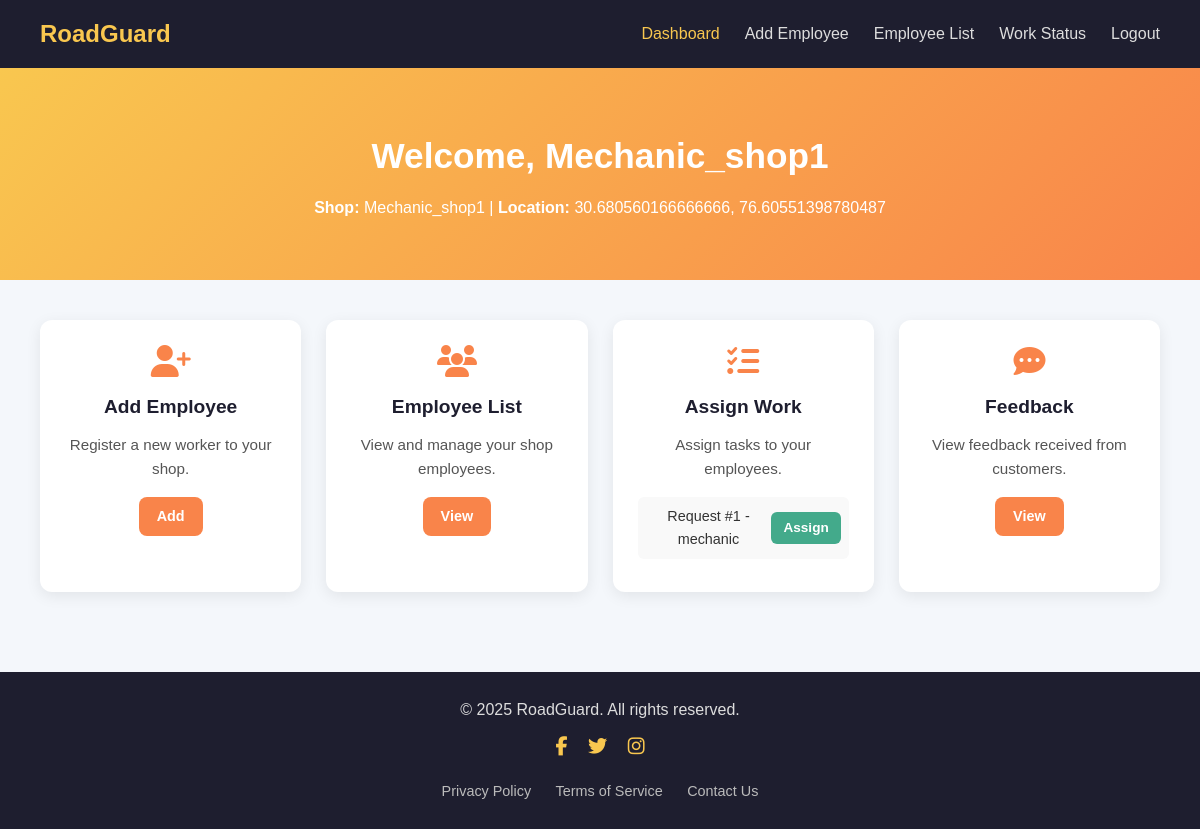
/mechanic/dashboard (signed in), run on the app's committed database.
### tables this page shows
CREATE TABLE mechanic_shops (
    id INTEGER PRIMARY KEY AUTOINCREMENT,
    mechanic_id INTEGER NOT NULL,
    shop_name TEXT NOT NULL,
    shop_address TEXT NOT NULL,
    phone TEXT NOT NULL,
    service_provided TEXT,
    latitude REAL,
    longitude REAL,
    FOREIGN KEY (mechanic_id) REFERENCES mechanics (id)
);

CREATE TABLE service_requests (
    id INTEGER PRIMARY KEY AUTOINCREMENT,
    customer_id INTEGER NOT NULL,
    shop_id INTEGER,
    name TEXT NOT NULL,
    phone TEXT NOT NULL,
    issue TEXT NOT NULL,
    service_type TEXT NOT NULL,
    location TEXT NOT NULL,
    status TEXT DEFAULT 'Pending',
    created_at TIMESTAMP DEFAULT CURRENT_TIMESTAMP,
    FOREIGN KEY (customer_id) REFERENCES customers(id) ON DELETE CASCADE
);

### app.py (the view)
@app.route("/mechanic/dashboard")
def mechanic_dashboard():
    if "role" in session and session["role"] == "mechanic":
        conn = get_db_connection()
        cur = conn.cursor()
        cur.execute("SELECT * FROM mechanic_shops WHERE mechanic_id=?", (session["mechanic_id"],))
        shop = cur.fetchone()
        requests = []
        if shop:  # agar mechanic ka shop exist karta hai
            cur.execute("""
                SELECT sr.id, sr.service_type, sr.status, c.name AS customer_name
                FROM service_requests sr
                JOIN customers c ON sr.customer_id = c.id
                WHERE sr.shop_id = ?
            """, (shop["id"],))
            requests = cur.fetchall()
        conn.close()
        return render_template(
            "mechanic_dashboard.html",
            user=session["user"],
            shop=shop,
            requests=requests
        )
    return redirect(url_for("login"))

### app.py (called while the page is built)
def get_db_connection():
    conn = sqlite3.connect("RoadGuard.db")
    conn.row_factory = sqlite3.Row
    return conn

### templates/mechanic_dashboard.html (shortened to what this page needs)
<!DOCTYPE html>
<html lang="en">
<head>
  <link rel="stylesheet" href="{{ url_for('static', filename='css/mechanic_dashboard.css') }}">
  <link rel="stylesheet" href="https://cdnjs.cloudflare.com/ajax/libs/font-awesome/6.5.0/css/all.min.css">
</head>
<body>
  <nav class="nav-bar">
    <div class="logo">
      <h2>RoadGuard</h2>
    </div>
    <ul class="nav-links">
      <li><a href="{{ url_for('mechanic_dashboard') }}" class="active">Dashboard</a></li>
      <li><a href="{{ url_for('add_employee') }}">Add Employee</a></li>
      <li><a href="{{ url_for('employee_list') }}">Employee List</a></li>
      <li><a href="{{ url_for('work_status') }}">Work Status</a></li>
      <li><a href="{{ url_for('logout') }}">Logout</a></li>
    </ul>
  </nav>
  <section class="dashboard-hero">
    <h1>Welcome, {{ shop.shop_name }}</h1>
    {% if shop %}
      <p><strong>Shop:</strong> {{ shop.shop_name }} | <strong>Location:</strong> {{ shop.latitude }}, {{ shop.longitude }}</p>
    {% else %}
      <p>No shop registered yet. Please update your profile.</p>
    {% endif %}
  </section>
  <section class="dashboard-cards">
    <div class="card">
      <i class="fa-solid fa-user-plus"></i>
      <h3>Add Employee</h3>
      <p>Register a new worker to your shop.</p>
      <a href="{{ url_for('add_employee') }}">Add</a>
    </div>
    <div class="card">
      <i class="fa-solid fa-users"></i>
      <h3>Employee List</h3>
      <p>View and manage your shop employees.</p>
      <a href="{{ url_for('employee_list') }}">View</a>
    </div>
    <div class="card">
      <i class="fa-solid fa-tasks"></i>
      <h3>Assign Work</h3>
      <p>Assign tasks to your employees.</p>
      {% if requests %}
        <ul>
          {% for req in requests %}
            <li>
              Request #{{ req.id }} - {{ req.service_type }}
              <a href="{{ url_for('assign_work', request_id=req.id) }}">Assign</a>
            </li>
          {% endfor %}
        </ul>
      {% else %}
        <p>No pending requests.</p>
      {% endif %}
    </div>
    <div class="card">
      <i class="fa-solid fa-comment-dots"></i>
      <h3>Feedback</h3>
      <p>View feedback received from customers.</p>
      <a href="{{ url_for('feedback_list') }}">View</a>
    </div>
  </section>
  <footer class="footer">
    <p>&copy; 2025 RoadGuard. All rights reserved.</p>
    <div class="social-media">
      <a href="#"><i class="fa-brands fa-facebook-f"></i></a>
      <a href="#"><i class="fa-brands fa-twitter"></i></a>
      <a href="#"><i class="fa-brands fa-instagram"></i></a>
    </div>
    <div class="footer-links">
      <a href="#">Privacy Policy</a>
      <a href="#">Terms of Service</a>
      <a href="#">Contact Us</a>
    </div>
  </footer>
</body>
</html>

### static/css/mechanic_dashboard.css (style rules this page uses)
* { margin: 0; padding: 0; box-sizing: border-box; font-family: "Poppins", sans-serif; }
body { background: #f4f7fb; color: #333; line-height: 1.6; }
.nav-bar { background: #1e1e2f; color: #fff; display: flex; justify-content: space-between; align-items: center; padding: 15px 40px; position: sticky; top: 0; z-index: 1000; }
.logo h2 { font-size: 1.5rem; font-weight: 700; color: #f9c74f; }
.nav-links { list-style: none; display: flex; gap: 25px; }
.nav-links li a { color: #ddd; text-decoration: none; font-weight: 500; transition: color 0.3s; }
.nav-links li a:hover, .nav-links li a.active { color: #f9c74f; }
.dashboard-hero { background: linear-gradient(135deg, #f9c74f, #f9844a); color: #fff; text-align: center; padding: 60px 20px; }
.dashboard-hero h1 { font-size: 2.2rem; margin-bottom: 10px; }
.dashboard-hero p { font-size: 1rem; font-weight: 500; }
.dashboard-cards { display: grid; grid-template-columns: repeat(auto-fit, minmax(250px, 1fr)); gap: 25px; padding: 40px; }
.card { background: #fff; border-radius: 12px; box-shadow: 0 4px 15px rgba(0, 0, 0, 0.08); padding: 25px; text-align: center; transition: transform 0.3s, box-shadow 0.3s; }
.card i { font-size: 2rem; color: #f9844a; margin-bottom: 15px; }
.card h3 { font-size: 1.2rem; margin-bottom: 10px; color: #1e1e2f; }
.card p { font-size: 0.95rem; color: #555; margin-bottom: 15px; }
.card a { display: inline-block; background: #f9844a; color: #fff; padding: 8px 18px; border-radius: 8px; font-size: 0.9rem; font-weight: 600; text-decoration: none; transition: background 0.3s; }
.card ul { list-style: none; padding: 0; margin-top: 10px; }
.card ul li { background: #f9f9f9; margin-bottom: 8px; padding: 8px; border-radius: 6px; font-size: 0.9rem; display: flex; justify-content: space-between; align-items: center; }
.card ul li a { background: #43aa8b; padding: 5px 12px; border-radius: 6px; font-size: 0.85rem; }
.footer { background: #1e1e2f; color: #ddd; text-align: center; padding: 25px 20px; margin-top: 40px; }
.footer p { margin-bottom: 10px; }
.social-media a { margin: 0 8px; font-size: 1.2rem; color: #f9c74f; transition: color 0.3s; }
.footer-links { margin-top: 15px; }
.footer-links a { color: #bbb; margin: 0 10px; text-decoration: none; font-size: 0.9rem; }

### data on the page
mechanic_shops: shop_name "Mechanic_shop1", latitude "30.680560166666666", longitude "76.60551398780487"
service_requests: id "1", service_type "mechanic"
